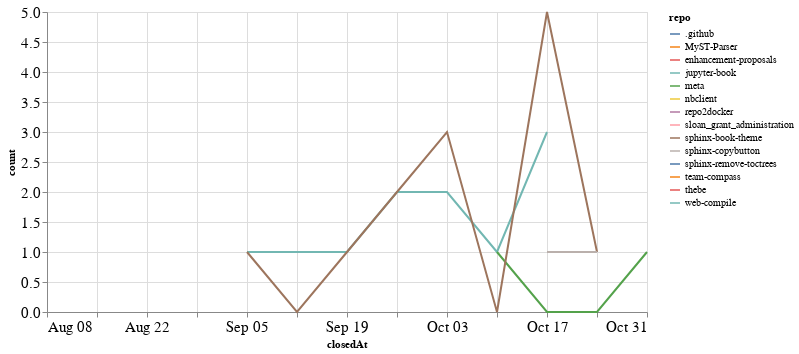

This figure's notebook cell:
### Code cell
closed_by_time = closed_by.groupby('repo').resample('W', on='closedAt').count()['author'].reset_index()
closed_by_time = closed_by_time.rename(columns={'author': 'count'})

alt.Chart(closed_by_time, width=600).mark_line().encode(
    x='closedAt',
    y='count',
    color='repo',
    tooltip="repo"
)

### Figure 1 — Vega-Lite specification as saved in the notebook (floating-point values rounded to 4 significant figures)
{"config": {"axisLeft": {"labelFontSize": 15}, "axisBottom": {"labelFontSize": 15}}, "data": {"name": "data-2eb1cdf299e846b2f347d0b4d8e58fb0"}, "mark": "line", "encoding": {"color": {"type": "nominal", "field": "repo"}, "tooltip": {"type": "nominal", "field": "repo"}, "x": {"type": "temporal", "field": "closedAt"}, "y": {"type": "quantitative", "field": "count"}}, "width": 600, "$schema": "https://vega.github.io/schema/vega-lite/v4.8.1.json", "datasets": {"data-2eb1cdf299e846b2f347d0b4d8e58fb0": [{"repo": ".github", "closedAt": "2021-09-12T00:00:00", "count": 3}, {"repo": "MyST-Parser", "closedAt": "2021-09-26T00:00:00", "count": 1}, {"repo": "enhancement-proposals", "closedAt": "2021-10-10T00:00:00", "count": 1}, {"repo": "jupyter-book", "closedAt": "2021-09-05T00:00:00", "count": 1}, {"repo": "jupyter-book", "closedAt": "2021-09-12T00:00:00", "count": 1}, {"repo": "jupyter-book", "closedAt": "2021-09-19T00:00:00", "count": 1}, {"repo": "jupyter-book", "closedAt": "2021-09-26T00:00:00", "count": 2}, {"repo": "jupyter-book", "closedAt": "2021-10-03T00:00:00", "count": 2}, {"repo": "jupyter-book", "closedAt": "2021-10-10T00:00:00", "count": 1}, {"repo": "jupyter-book", "closedAt": "2021-10-17T00:00:00", "count": 3}, {"repo": "meta", "closedAt": "2021-10-10T00:00:00", "count": 1}, {"repo": "meta", "closedAt": "2021-10-17T00:00:00", "count": 0}, {"repo": "meta", "closedAt": "2021-10-24T00:00:00", "count": 0}, {"repo": "meta", "closedAt": "2021-10-31T00:00:00", "count": 1}, {"repo": "nbclient", "closedAt": "2021-09-19T00:00:00", "count": 1}, {"repo": "repo2docker", "closedAt": "2021-09-19T00:00:00", "count": 1}, {"repo": "sloan_grant_administration", "closedAt": "2021-10-10T00:00:00", "count": 1}, {"repo": "sphinx-book-theme", "closedAt": "2021-09-05T00:00:00", "count": 1}, {"repo": "sphinx-book-theme", "closedAt": "2021-09-12T00:00:00", "count": 0}, {"repo": "sphinx-book-theme", "closedAt": "2021-09-19T00:00:00", "count": 1}, {"repo": "sphinx-book-theme", "closedAt": "2021-09-26T00:00:00", "count": 2}, {"repo": "sphinx-book-theme", "closedAt": "2021-10-03T00:00:00", "count": 3}, {"repo": "sphinx-book-theme", "closedAt": "2021-10-10T00:00:00", "count": 0}, {"repo": "sphinx-book-theme", "closedAt": "2021-10-17T00:00:00", "count": 5}, {"repo": "sphinx-book-theme", "closedAt": "2021-10-24T00:00:00", "count": 1}, {"repo": "sphinx-copybutton", "closedAt": "2021-10-17T00:00:00", "count": 1}, {"repo": "sphinx-copybutton", "closedAt": "2021-10-24T00:00:00", "count": 1}, {"repo": "sphinx-remove-toctrees", "closedAt": "2021-10-24T00:00:00", "count": 1}, {"repo": "team-compass", "closedAt": "2021-10-17T00:00:00", "count": 1}, {"repo": "thebe", "closedAt": "2021-08-08T00:00:00", "count": 1}, {"repo": "web-compile", "closedAt": "2021-09-26T00:00:00", "count": 1}]}}
